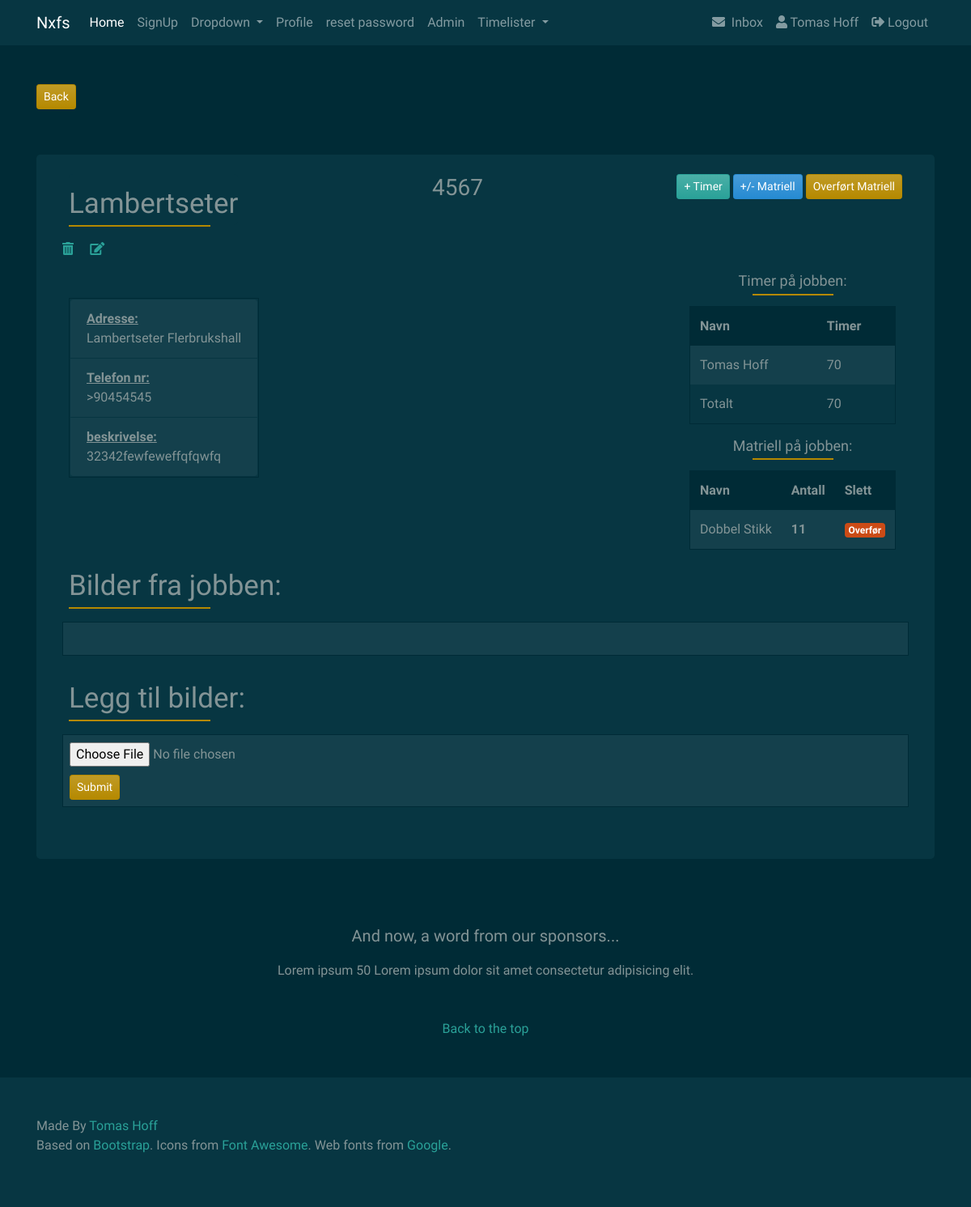
Screenshot of /jobb/4567/ (signed in) with the database file from the repository.
### users/models.py (models this page shows, shortened)
class CustomUser(AbstractUser):
    objects = CustomUserManager()
    city = models.CharField(max_length=50, blank=True)
    country = models.CharField(max_length=50, blank=True)
    website = models.URLField(blank=True)
    phone = models.IntegerField(default=0)
    profile_picture = models.ImageField(
        upload_to='profile_image', default='default/profile.png')

### jobb/models.py (models this page shows)
class Jobber(models.Model):
    ordre_nr = models.PositiveSmallIntegerField(primary_key=True)
    tittel = models.CharField(max_length=64, unique=True, blank=True)
    adresse = models.CharField(max_length=256, blank=True)
    telefon_nr = models.CharField(max_length=64, blank=True)
    beskrivelse = models.TextField(blank=True)
    date = models.DateTimeField(auto_now_add=True)
    ferdig = models.BooleanField(default=False)
    matriell = models.ManyToManyField(JobbMatriell, blank=True)
    profile_picture = models.ImageField(
        upload_to='jobb_profile_image', default='default/jobb_profile.png')
    class Meta:
        verbose_name = 'Jobb'
        verbose_name_plural = 'Jobber'
    def __str__(self):
        return self.tittel

class JobbMatriell(models.Model):
    matriell = models.ForeignKey(Matriell, on_delete=models.CASCADE)
    antall = models.IntegerField(default=1)
    jobb = models.ForeignKey('Jobber', on_delete=models.CASCADE)
    transf = models.BooleanField(default=False)
    class Meta:
        verbose_name = 'JobbMatriell'
        verbose_name_plural = 'JobbMatriell'
    def __str__(self):
        return self.matriell.tittel

### timelister/models.py (models this page shows, shortened)
class Timeliste(models.Model):
    user = models.ForeignKey(User, on_delete=models.CASCADE)
    jobb = models.ForeignKey(Jobber, on_delete=models.CASCADE)
    date_added = models.DateTimeField(auto_now_add=True)
    dato = models.DateField(null=True, blank=True)
    timer = models.SmallIntegerField(null=True)
    class Meta:
        verbose_name = 'timeliste'
        verbose_name_plural = 'timelister'

### matriell/models.py (models this page shows, shortened)
class Matriell(models.Model):
    el_nr = models.IntegerField(unique=True, blank=True, null=True,)
    tittel = models.CharField(max_length=64, unique=True, blank=True)
    info = models.CharField(max_length=256, blank=True)
    leverandor = models.ForeignKey(
        Leverandorer, on_delete=models.CASCADE, blank=True, null=True)
    image = models.ImageField()
    class Meta:
        verbose_name = 'Matriell'
        verbose_name_plural = 'Matriell'

### jobb/views.py (the view, shortened to what this page needs)
# urls.py: path('<jobb_id>/', views.jobbdetail, name='jobbdetail'),
@login_required
def jobbdetail(request, jobb_id):
    jobb = get_object_or_404(models.Jobber, pk=jobb_id)
    bilder = models.JobbImage.objects.filter(jobb=jobb)
    matriell = m_models.Matriell.objects.all()
    timer = t_models.Timeliste.objects.filter(jobb__pk=jobb_id)
    total_timer_jobb = timer.aggregate(Sum('timer'))
    bilderform = JobbImageForm(initial={'jobb': jobb})
    context = {
        'bilderform': bilderform,
        'bilder': bilder,
        'total_timer_jobb': total_timer_jobb,
        'timer': timer,
        'jobb': jobb,
        'matriell': matriell,
    }
    return render(request, 'jobb/jobbdetail.html', context)

### jobb/forms.py
class JobbImageForm(forms.ModelForm):
    class Meta:
        model = JobbImage
        fields = ("image", "jobb")

### jobb/templatetags/customtags.py (called while the page is built)
@register.filter
def running_total(username_list):
    return sum(d.timer for d in username_list)

### srv/context_processors.py (called while the page is built)
def custom_context(request):
    navbarloginform = LoginForm(request.POST or None)
    return {
        'navbarloginform': navbarloginform
    }

### templates/jobb/jobbdetail.html (shortened to what this page needs)
{% extends 'base.html' %}
{% block content %}
{% load crispy_forms_tags %}
{% load customtags %}
<div class="container">
    <div class="jumbotron">
        <div class="d-flex justify-content-between ">
            <div class="p-2">
                <h2 class="jumbotron">{{ jobb|title }}</h2>
            </div>
            <div class="p-2">
                <h3>{{ jobb.ordre_nr }}</h3>
            </div>
            <div class="p-2"><a class="btn btn-sm btn-success" href="{% url 'timeliste' %}" role="button">+
                    Timer</a>
                <a class="btn btn-info btn-sm" href="{% url 'jobb-matriell' jobb.ordre_nr %}" role="button">+/-
                    Matriell</a>
                <a class="btn btn-primary btn-sm" href="#" role="button">Overført Matriell</a>
            </div>
        </div>
        <a href="{% url 'delete_jobber' jobb.ordre_nr %}" class="confirm-delete" data-toggle="modal"
            data-target="#confirmTimerDeleteModal" id="deleteButton{{jobb.ordre_nr}}">
            <i class="fas fa-trash-alt" tooltip-toggle="tooltip" title="Delete"></i></a>&ensp;&ensp;
        <a href="{% url 'editjobb' jobb.ordre_nr %}"><i class="fas fa-edit" tooltip-toggle="tooltip"
                title="Edit"></i></a>
        <div class="d-flex justify-content-between">
            <div class="p-2">
                <p><img src="{{ jobb.profile_picture.url }}" alt=""></p>
                <ul class="list-group list-group-custom">
                    <li class="list-group-item list-group-item-custom"><b><u>Adresse:</u></b>
                        <br>{{ jobb.adresse }}
                    </li>
                    <li class="list-group-item list-group-item-custom"><b><u>Telefon nr:</u></b>
                        <br>>{{ jobb.telefon_nr }}
                    </li>
                    {% if jobb.beskrivelse %}
                    <li class="list-group-item list-group-item-custom"><b><u>beskrivelse:</u></b>
                        <br>{{ jobb.beskrivelse }}
                    </li>
                    {% endif %}
                </ul>
            </div>
            <div class="p-2">
                <div class="d-flex flex-column justify-content-end ">
                    {% if timer %}
                    <div class="p-2 custom-card">
                        <h3>Timer på jobben:</h3>
                        <table class="table table-striped table-borderless">
                            <thead class="thead-postman">
                                <tr>
                                    <th scope="col">Navn</th>
                                    <th scope="col">Timer</th>
                                </tr>
                            </thead>
                            <tbody>
                                <tr>
                                    {% regroup timer by user.username as username_list %}
                                    {% for username in username_list %}
                                    <td>
                                        {% if username.list.0.user.first_name %}
                                        {{ username.list.0.user.first_name }} {{ username.list.0.user.last_name }}
                                        {% else %}
                                        {{ username.grouper|title }}
                                        {% endif %}
                                    </td>
                                    <td>
                                        {{ username.list | running_total }}
                                    </td>
                                </tr>
                                {% endfor %}
                                <tr>
                                    <td>Totalt</td>
                                    <td>
                                        {{ total_timer_jobb.timer__sum }}
                                    </td>
                                </tr>
                            </tbody>
                        </table>
                    </div>
                    {% endif %}
                    {% if jobb.matriell.all %}
                    <div class="p-2 custom-card">
                        <h3>Matriell på jobben:</h3>
                        <table class="table table-striped table-borderless">
                            <thead class="thead-postman">
                                <tr>
                                    <th scope="col">Navn</th>
                                    <th scope="col">Antall</th>
                                    <th scope="col">Slett</th>
                                </tr>
                            </thead>
                            <tbody>
                                {% for mat in jobb.matriell.all %}
                                {% if not mat.transf %}
                                <tr>
                                    <td>{{ mat }}</td>
                                    <td><b>{{ mat.antall }}</b></td>
                                    <td><a href="{% url 'transf-matriell' object_id=mat.matriell.pk jobb_id=jobb.pk transf=50 %}"
                                            tooltip-toggle="tooltip" title="Overfør Matriell"><span
                                                class="badge badge-warning">Overfør</span></a></td>
                                </tr>
                                {% endif %}
                                {% endfor %}
                            </tbody>
                        </table>
                    </div>
                    {% endif %}
                </div>
            </div>
        </div>
        <div class="d-flex flex-column justify-content-start">
            {% if bilder %}
            <div class="p-2">
                <h2>Bilder fra jobben:</h2>
            </div>
            <div class="p-2 list-group-custom list-group-item-custom">
            </div>
            {% endif %}
            <div class="p-2"><br>
                <h2>Legg til bilder:</h2>
            </div>
            <div class="p-2 list-group-custom list-group-item-custom">
                <form method="POST" enctype="multipart/form-data" action="." class="jobb-bilder">
                    {{ bilderform|crispy }}
                    <button type=" submit" class="btn btn-primary btn-sm">Submit</button>
                </form>
            </div>
        </div>
    </div>
</div>
{% endblock content %}

### templates/func/name.html
{% if user.first_name == '' %}
{{ user.username|title }}
{% else %}
{{ user.first_name|title }} {{ user.last_name|title }}
{% endif %}

### static_in_env/css/custom.css (style rules this page uses)
* { margin: 0; padding: 0; }
.custom-card { border-bottom: 0; }
.custom-card table { margin-bottom: 0 !important; border: 1px solid #002B36; }
.custom-card h3 { font-weight: 200; font-size: 18px; text-align: center; position: relative; padding: 0px 0 5px; margin-bottom: 15px; }
.custom-card h3::after { background: #B58900; width: 100px; height: 2px; content: ""; position: absolute; top: 100%; left: 50%; transform: translateX(-50%); -o-transform: translateX(-50%); -ms-transform: translateX(-50%); -moz-transform: translateX(-50%); -webkit-transform: translateX(-50%); }
.jumbotron { padding-top: 1rem !important; }
.jumbotron h2 { font-weight: 500; font-size: 35px; text-align: left; position: relative; padding: 0px 0 5px; margin-bottom: 10px; }
.jumbotron h2::after { background: #B58900; width: 175px; height: 2px; content: ""; position: absolute; top: 100%; left: 0%; transform: translateX(-0%); -o-transform: translateX(-0%); -ms-transform: translateX(-0%); -moz-transform: translateX(-0%); -webkit-transform: translateX(-0%); }
.thead-postman th { background-color: #002B36; }
.list-group-custom { border: 1px solid #002B36 !important; }
.list-group-item-custom { background: rgba(255, 255, 255, 0.05) !important; }
.form-group { margin-bottom: 0px !important; }
.form-group input { margin-bottom: 10px !important; }
.form-group input[type="file"] { margin-top: 1px !important; }

### rows the page displays
CustomUser: first_name "Tomas", last_name "Hoff"
Jobber: tittel "Lambertseter", ordre_nr "4567", adresse "Lambertseter Flerbrukshall", telefon_nr "90454545", beskrivelse "32342fewfeweffqfqwfq"
Timeliste: list.0.user.first_name "Tomas", list.0.user.last_name "Hoff", list|running_total "70"
JobbMatriell: matriell.tittel "Dobbel Stikk", antall "11"

### other values shown
{{ total_timer_jobb.timer__sum }} "70"
